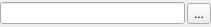
<?xml version="1.0" encoding="UTF-8"?>
<ui version="4.0">
 <class>QTUIMatrixWidget</class>
 <widget class="QWidget" name="QTUIMatrixWidget">
  <property name="geometry">
   <rect>
    <x>0</x>
    <y>0</y>
    <width>211</width>
    <height>27</height>
   </rect>
  </property>
  <property name="windowTitle">
   <string>Form</string>
  </property>
  <layout class="QHBoxLayout" name="horizontalLayout">
   <property name="spacing">
    <number>2</number>
   </property>
   <property name="margin">
    <number>0</number>
   </property>
   <item>
    <widget class="QLineEdit" name="matrix">
     <property name="alignment">
      <set>Qt::AlignLeading|Qt::AlignLeft|Qt::AlignVCenter</set>
     </property>
     <property name="readOnly">
      <bool>true</bool>
     </property>
    </widget>
   </item>
   <item>
    <widget class="QToolButton" name="browse">
     <property name="toolTip">
      <string>Browse for a file ...</string>
     </property>
     <property name="text">
      <string>...</string>
     </property>
    </widget>
   </item>
  </layout>
 </widget>
 <resources/>
 <connections/>
</ui>
